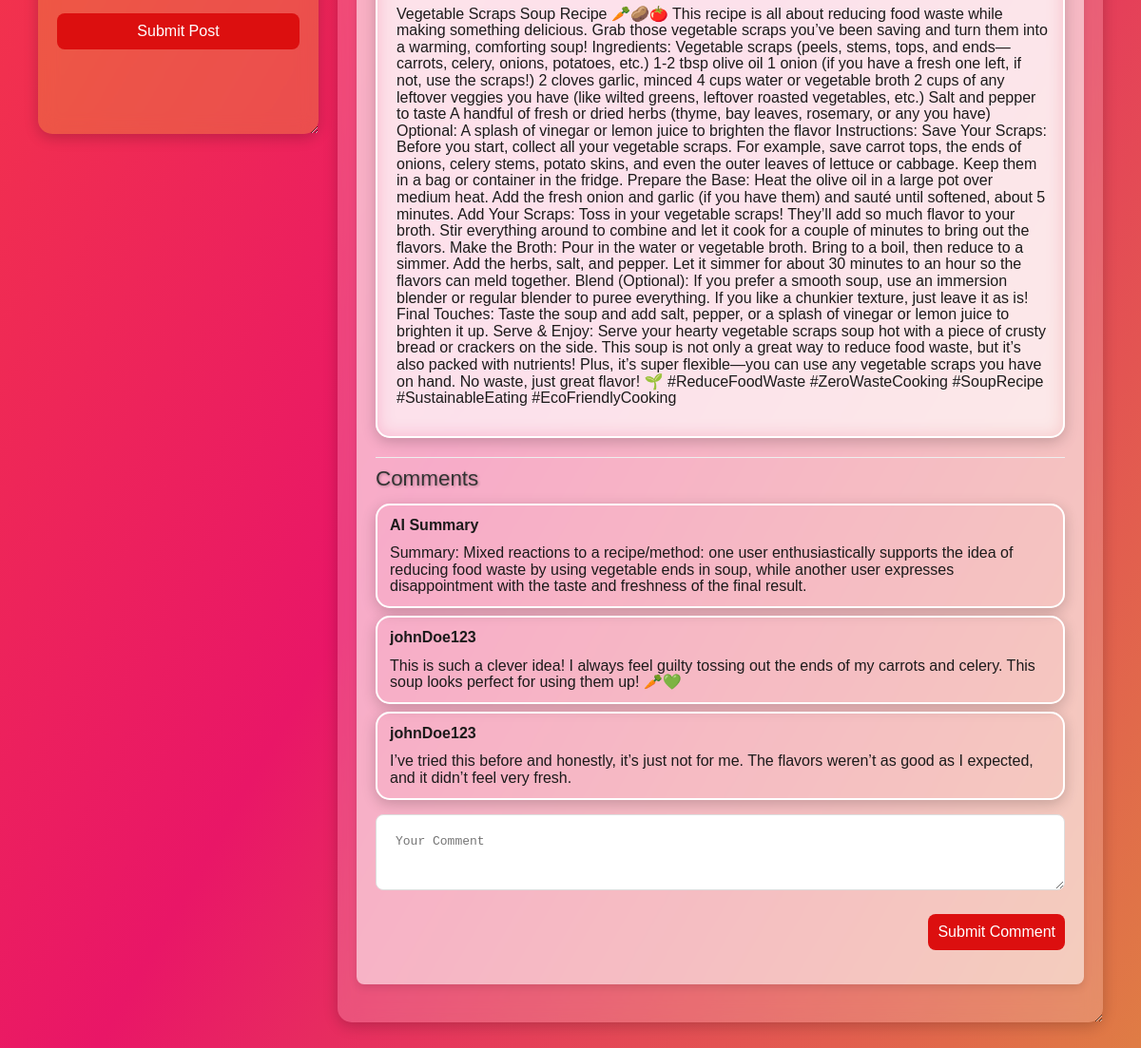
Before: /community (lower part) with the older database file.
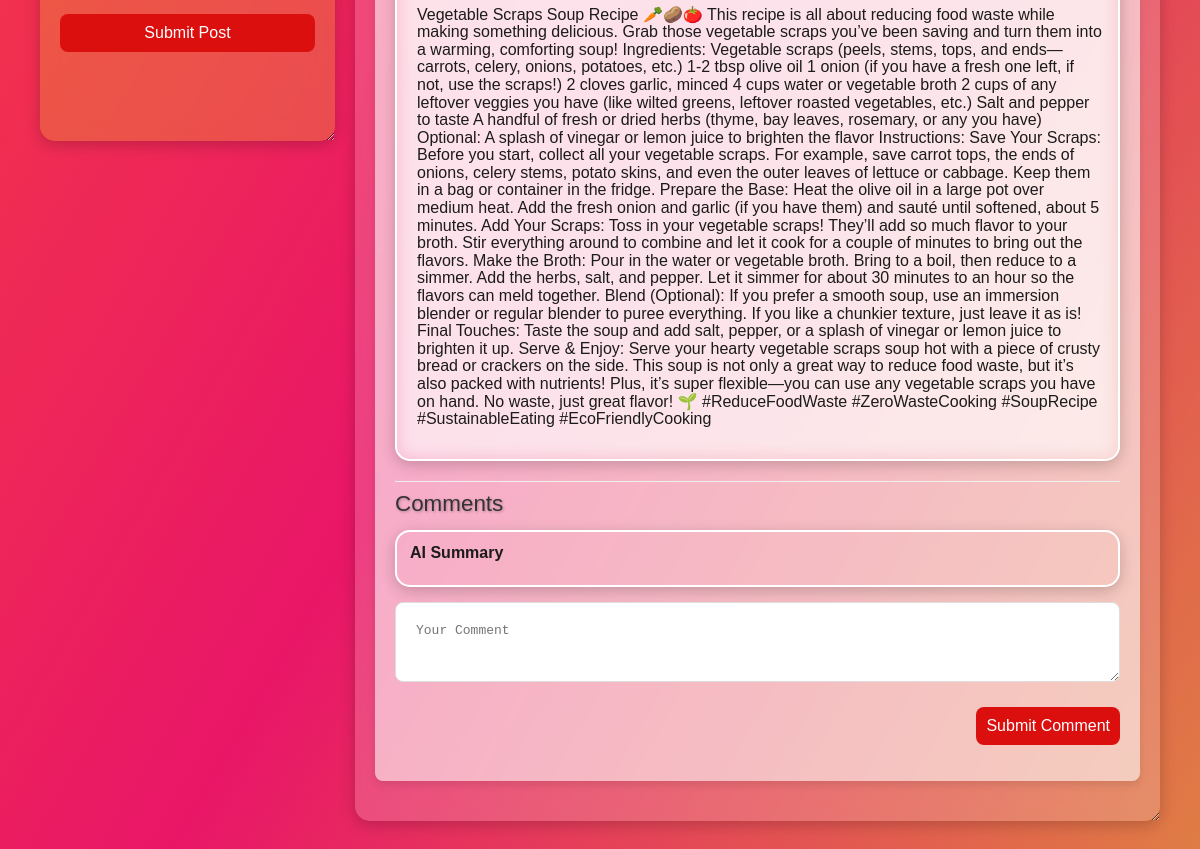
After: the same page with the newer database file.
### tables this page shows
CREATE TABLE post(creator,content,id);

CREATE TABLE aisummary (id,content);

CREATE TABLE comment(id,creator,content);

### main.py (the view, shortened to what this page needs)
@app.route('/community',methods=['GET', 'POST'])
def community():
    conn = sqlite3.connect('user.db')
    conn.row_factory = sqlite3.Row
    cursor = conn.cursor()
    cursor.execute('SELECT * FROM post')
    posts = cursor.fetchall()
    comments = {}
    summaries = {}
    for post in posts:
        cursor.execute('SELECT * FROM comment WHERE id = ?', (post['id'],))
        comments[post["id"]] = cursor.fetchall()
        cursor.execute('SELECT content FROM aisummary WHERE id = ?', (post['id'],))
        summaries[post["id"]] = cursor.fetchone()
    conn.close()
    return render_template("community.html",posts=posts,comments=comments,summaries=summaries)

### templates/community.html (shortened to what this page needs)
<html lang="en">
<head>
  <link rel="stylesheet" href="static/community.css">
</head>
<body>
  <main>
    <div class="card-container">
      <section class="transparent-card small">
        <form method="POST">
          <button type="submit">Submit Post</button>
        </form>
      </section>
      <div class="transparent-card big">
        {% for post in posts %}
        <div class="post">
          <div class="single-post">
          <p class="post-creator">{{ post['creator'] }}</h5>
          <p>{{ post['content'] }}</p>
          </div>
          <div class="comments">
            <h3>Comments</h3>
            <div class="single-comment">
              <p class="comment-user">AI Summary</h5>
              <p>{{ summaries[post['id']]['content'] }}</p>
              </div>
            {% for comment in comments[post['id']] %}
            <div class="single-comment">
            <p class="comment-user">{{ comment['creator'] }}</h5>
            <p>{{ comment['content'] }}</p>
            </div>
            {% endfor %}
            <form method="POST">
              <textarea name="comment_content" placeholder="Your Comment" required></textarea>
              <button type="submit">Submit Comment</button>
            </form>
          </div>
        </div>
        {% endfor %}
      </div>
    </div>
  </main>
</body>
</html>

### static/community.css (style rules this page uses)
body { margin: 0; padding: 0; font-family: Arial, sans-serif; background: rgb(246,64,64); background: linear-gradient(120deg, rgba(246,64,64,1) 0%, rgba(233,22,103,1) 50%, rgba(223,126,68,1) 100%); }
.card-container { display: flex; gap: 20px; padding: 20px; justify-content: center; flex-wrap: wrap; }
.transparent-card { background: rgba(255, 255, 255, 0.18); border-radius: 15px; padding: 20px; margin: 20px auto; max-width: 800px; box-shadow: 0 4px 15px rgba(0, 0, 0, 0.2); backdrop-filter: blur(10px); resize: both; overflow: auto; }
.big { flex: 3; min-width: 600px; max-width: 800px; }
.small { flex: 1; min-width: 200px; max-width: 300px; max-height: 300px; background: rgba(229, 189, 46, 0.283); }
h3 { font-size: 1.3em; font-weight: 300; line-height: 1.6; color: #f0f0f0; text-shadow: 1px 1px 3px rgba(0, 0, 0, 0.3); position: relative; z-index: 1; }
main { padding: 20px; margin-top: 20px; box-shadow: 0 0 10px rgba(0, 0, 0, 0.1); position: relative; text-align: center; overflow: hidden; }
form { display: flex; flex-direction: column; gap: 25px; }
textarea { width: 100%; padding: 20px; border: 1px solid #ddd; border-radius: 8px; font-size: 1em; resize: vertical; min-height: 100px; text-align: left; }
button { padding: 10px 10px; background-color: #dc0f0f; color: #fff; border: none; border-radius: 8px; font-size: 1em; cursor: pointer; transition: background-color 0.3s ease; }
.post { background: rgba(255, 255, 255, 0.564); border-radius: 8px; padding: 20px; margin-bottom: 20px; box-shadow: 0 4px 8px rgba(0, 0, 0, 0.1); }
.single-post { background: rgba(245, 241, 241, 0); border: 2px solid white; border-radius: 15px; padding: 10px; margin: 20px auto; max-width: 800px; box-shadow: 0 4px 15px rgba(0, 0, 0, 0.2); backdrop-filter: blur(10px); }
.post p { font-size: 1.0em; color: #1c1b1b; line-height: 1.1; text-align: left; padding: 5px; padding-left: 10px; }
.post-creator { font-size: 1.3em; font-weight: bold; color: #171313; line-height: 1.1; text-align: left; padding-left: 15px; }
.comments { margin-top: 2px; padding-top: 2px; border-top: 1px solid #eee; text-align: left; }
.comments h3 { font-size: 1.4em; color: #333; margin-bottom: 2px; margin-top: 2px; }
.single-comment { background: rgba(255, 255, 255, 0); border: 2px solid white; border-radius: 15px; padding: 5px; margin: 8px auto; max-width: 800px; max-height: 100px; box-shadow: 0 4px 15px rgba(0, 0, 0, 0.2); }
.comment-user { font-size: 1.1em; font-weight: bold; color: #171313; line-height: 0.5; text-align: left; margin-block: 2px; padding-block: 2px; }
.comments p { font-size: 1em; color: #1c1b1b; text-align: left; padding-left: 8px; margin-block: 2px; }
.comments form { margin-top: 15px; text-align: left; }
.comments textarea { min-height: 80px; }
.comments button { background-color: #dc0f0f; text-align: right; max-width: 150px; margin-left: auto; }

Changed rows visible on the page:
removed aisummary: content "Summary: Mixed reactions to a recipe/method: one user enthusiastically supports the idea of reducing food waste by using vegetable ends in soup, while another user expresses disappointment with the taste and freshness of the final result."
removed comment: creator "johnDoe123", content "This is such a clever idea! I always feel guilty tossing out the ends of my carrots and celery. This soup looks perfect for using them up! 🥕💚"
removed comment: creator "johnDoe123", content "I’ve tried this before and honestly, it’s just not for me. The flavors weren’t as good as I expected, and it didn’t feel very fresh."
